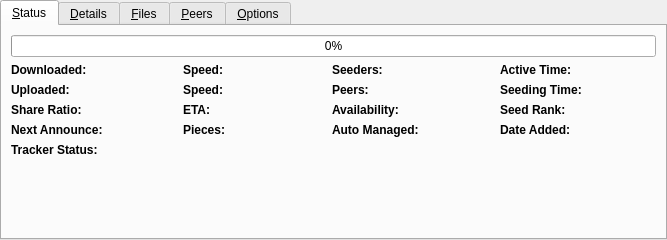
<?xml version="1.0" encoding="UTF-8"?>
<ui version="4.0">
 <author>Nikita Nemkin</author>
 <class>TorrentDetails</class>
 <widget class="TorrentDetails" name="TorrentDetails">
  <property name="geometry">
   <rect>
    <x>0</x>
    <y>0</y>
    <width>667</width>
    <height>240</height>
   </rect>
  </property>
  <property name="currentIndex">
   <number>0</number>
  </property>
  <widget class="QWidget" name="tab_status">
   <attribute name="icon">
    <iconset resource="../data/resources.qrc">
     <normaloff>:/icons/deluge/16x16/status/dialog-information.png</normaloff>:/icons/deluge/16x16/status/dialog-information.png</iconset>
   </attribute>
   <attribute name="title">
    <string>&amp;Status</string>
   </attribute>
   <layout class="QVBoxLayout" name="verticalLayout">
    <item>
     <widget class="TextProgressBar" name="progress_bar">
      <property name="maximum">
       <number>1000</number>
      </property>
      <property name="value">
       <number>0</number>
      </property>
      <property name="alignment">
       <set>Qt::AlignCenter</set>
      </property>
      <property name="textVisible">
       <bool>true</bool>
      </property>
      <property name="format">
       <string>%p%</string>
      </property>
     </widget>
    </item>
    <item>
     <layout class="QGridLayout" name="gridLayout">
      <item row="0" column="0">
       <widget class="QLabel" name="label">
        <property name="font">
         <font>
          <weight>75</weight>
          <bold>true</bold>
         </font>
        </property>
        <property name="text">
         <string>Downloaded:</string>
        </property>
       </widget>
      </item>
      <item row="1" column="0">
       <widget class="QLabel" name="label_2">
        <property name="font">
         <font>
          <weight>75</weight>
          <bold>true</bold>
         </font>
        </property>
        <property name="text">
         <string>Uploaded:</string>
        </property>
       </widget>
      </item>
      <item row="2" column="0">
       <widget class="QLabel" name="label_3">
        <property name="font">
         <font>
          <weight>75</weight>
          <bold>true</bold>
         </font>
        </property>
        <property name="text">
         <string>Share Ratio:</string>
        </property>
       </widget>
      </item>
      <item row="3" column="0">
       <widget class="QLabel" name="label_4">
        <property name="font">
         <font>
          <weight>75</weight>
          <bold>true</bold>
         </font>
        </property>
        <property name="text">
         <string>Next Announce:</string>
        </property>
       </widget>
      </item>
      <item row="4" column="0">
       <widget class="QLabel" name="label_5">
        <property name="font">
         <font>
          <weight>75</weight>
          <bold>true</bold>
         </font>
        </property>
        <property name="text">
         <string>Tracker Status:</string>
        </property>
       </widget>
      </item>
      <item row="0" column="1">
       <widget class="QLabel" name="status_total_downloaded">
        <property name="text">
         <string/>
        </property>
        <property name="textInteractionFlags">
         <set>Qt::LinksAccessibleByMouse|Qt::TextSelectableByMouse</set>
        </property>
       </widget>
      </item>
      <item row="0" column="2">
       <widget class="QLabel" name="label_7">
        <property name="font">
         <font>
          <weight>75</weight>
          <bold>true</bold>
         </font>
        </property>
        <property name="text">
         <string>Speed:</string>
        </property>
       </widget>
      </item>
      <item row="0" column="3">
       <widget class="QLabel" name="status_download_speed">
        <property name="text">
         <string/>
        </property>
        <property name="textInteractionFlags">
         <set>Qt::LinksAccessibleByMouse|Qt::TextSelectableByMouse</set>
        </property>
       </widget>
      </item>
      <item row="0" column="4">
       <widget class="QLabel" name="label_9">
        <property name="font">
         <font>
          <weight>75</weight>
          <bold>true</bold>
         </font>
        </property>
        <property name="text">
         <string>Seeders:</string>
        </property>
       </widget>
      </item>
      <item row="0" column="5">
       <widget class="QLabel" name="status_seeders">
        <property name="text">
         <string/>
        </property>
        <property name="textInteractionFlags">
         <set>Qt::LinksAccessibleByMouse|Qt::TextSelectableByMouse</set>
        </property>
       </widget>
      </item>
      <item row="0" column="6">
       <widget class="QLabel" name="label_11">
        <property name="font">
         <font>
          <weight>75</weight>
          <bold>true</bold>
         </font>
        </property>
        <property name="text">
         <string>Active Time:</string>
        </property>
       </widget>
      </item>
      <item row="0" column="7">
       <widget class="QLabel" name="status_active_time">
        <property name="text">
         <string/>
        </property>
        <property name="textInteractionFlags">
         <set>Qt::LinksAccessibleByMouse|Qt::TextSelectableByMouse</set>
        </property>
       </widget>
      </item>
      <item row="1" column="2">
       <widget class="QLabel" name="label_13">
        <property name="font">
         <font>
          <weight>75</weight>
          <bold>true</bold>
         </font>
        </property>
        <property name="text">
         <string>Speed:</string>
        </property>
       </widget>
      </item>
      <item row="2" column="2">
       <widget class="QLabel" name="label_14">
        <property name="font">
         <font>
          <weight>75</weight>
          <bold>true</bold>
         </font>
        </property>
        <property name="text">
         <string>ETA:</string>
        </property>
       </widget>
      </item>
      <item row="3" column="2">
       <widget class="QLabel" name="label_15">
        <property name="font">
         <font>
          <weight>75</weight>
          <bold>true</bold>
         </font>
        </property>
        <property name="text">
         <string>Pieces:</string>
        </property>
       </widget>
      </item>
      <item row="1" column="1">
       <widget class="QLabel" name="status_total_uploaded">
        <property name="text">
         <string/>
        </property>
        <property name="textInteractionFlags">
         <set>Qt::LinksAccessibleByMouse|Qt::TextSelectableByMouse</set>
        </property>
       </widget>
      </item>
      <item row="2" column="1">
       <widget class="QLabel" name="status_share_ratio">
        <property name="text">
         <string/>
        </property>
        <property name="textInteractionFlags">
         <set>Qt::LinksAccessibleByMouse|Qt::TextSelectableByMouse</set>
        </property>
       </widget>
      </item>
      <item row="3" column="1">
       <widget class="QLabel" name="status_next_announce">
        <property name="text">
         <string/>
        </property>
        <property name="textInteractionFlags">
         <set>Qt::LinksAccessibleByMouse|Qt::TextSelectableByMouse</set>
        </property>
       </widget>
      </item>
      <item row="1" column="4">
       <widget class="QLabel" name="label_19">
        <property name="font">
         <font>
          <weight>75</weight>
          <bold>true</bold>
         </font>
        </property>
        <property name="text">
         <string>Peers:</string>
        </property>
       </widget>
      </item>
      <item row="2" column="4">
       <widget class="QLabel" name="label_20">
        <property name="font">
         <font>
          <weight>75</weight>
          <bold>true</bold>
         </font>
        </property>
        <property name="text">
         <string>Availability:</string>
        </property>
       </widget>
      </item>
      <item row="3" column="4">
       <widget class="QLabel" name="label_21">
        <property name="font">
         <font>
          <weight>75</weight>
          <bold>true</bold>
         </font>
        </property>
        <property name="text">
         <string>Auto Managed:</string>
        </property>
       </widget>
      </item>
      <item row="1" column="6">
       <widget class="QLabel" name="label_22">
        <property name="font">
         <font>
          <weight>75</weight>
          <bold>true</bold>
         </font>
        </property>
        <property name="text">
         <string>Seeding Time:</string>
        </property>
       </widget>
      </item>
      <item row="2" column="6">
       <widget class="QLabel" name="label_23">
        <property name="font">
         <font>
          <weight>75</weight>
          <bold>true</bold>
         </font>
        </property>
        <property name="text">
         <string>Seed Rank:</string>
        </property>
       </widget>
      </item>
      <item row="3" column="6">
       <widget class="QLabel" name="label_24">
        <property name="font">
         <font>
          <weight>75</weight>
          <bold>true</bold>
         </font>
        </property>
        <property name="text">
         <string>Date Added:</string>
        </property>
       </widget>
      </item>
      <item row="1" column="3">
       <widget class="QLabel" name="status_upload_speed">
        <property name="text">
         <string/>
        </property>
        <property name="textInteractionFlags">
         <set>Qt::LinksAccessibleByMouse|Qt::TextSelectableByMouse</set>
        </property>
       </widget>
      </item>
      <item row="2" column="3">
       <widget class="QLabel" name="status_eta">
        <property name="text">
         <string/>
        </property>
        <property name="textInteractionFlags">
         <set>Qt::LinksAccessibleByMouse|Qt::TextSelectableByMouse</set>
        </property>
       </widget>
      </item>
      <item row="3" column="3">
       <widget class="QLabel" name="status_pieces">
        <property name="text">
         <string/>
        </property>
        <property name="textInteractionFlags">
         <set>Qt::LinksAccessibleByMouse|Qt::TextSelectableByMouse</set>
        </property>
       </widget>
      </item>
      <item row="1" column="5">
       <widget class="QLabel" name="status_peers">
        <property name="text">
         <string/>
        </property>
        <property name="textInteractionFlags">
         <set>Qt::LinksAccessibleByMouse|Qt::TextSelectableByMouse</set>
        </property>
       </widget>
      </item>
      <item row="2" column="5">
       <widget class="QLabel" name="status_availability">
        <property name="text">
         <string/>
        </property>
        <property name="textInteractionFlags">
         <set>Qt::LinksAccessibleByMouse|Qt::TextSelectableByMouse</set>
        </property>
       </widget>
      </item>
      <item row="3" column="5">
       <widget class="QLabel" name="status_auto_managed">
        <property name="text">
         <string/>
        </property>
        <property name="textInteractionFlags">
         <set>Qt::LinksAccessibleByMouse|Qt::TextSelectableByMouse</set>
        </property>
       </widget>
      </item>
      <item row="1" column="7">
       <widget class="QLabel" name="status_seed_time">
        <property name="text">
         <string/>
        </property>
        <property name="textInteractionFlags">
         <set>Qt::LinksAccessibleByMouse|Qt::TextSelectableByMouse</set>
        </property>
       </widget>
      </item>
      <item row="2" column="7">
       <widget class="QLabel" name="status_seed_rank">
        <property name="text">
         <string/>
        </property>
        <property name="textInteractionFlags">
         <set>Qt::LinksAccessibleByMouse|Qt::TextSelectableByMouse</set>
        </property>
       </widget>
      </item>
      <item row="3" column="7">
       <widget class="QLabel" name="status_date_added">
        <property name="text">
         <string/>
        </property>
        <property name="textInteractionFlags">
         <set>Qt::LinksAccessibleByMouse|Qt::TextSelectableByMouse</set>
        </property>
       </widget>
      </item>
      <item row="4" column="1" colspan="7">
       <widget class="QLabel" name="status_tracker_status">
        <property name="text">
         <string/>
        </property>
        <property name="textInteractionFlags">
         <set>Qt::LinksAccessibleByMouse|Qt::TextSelectableByMouse</set>
        </property>
       </widget>
      </item>
      <item row="5" column="0">
       <spacer name="verticalSpacer_2">
        <property name="orientation">
         <enum>Qt::Vertical</enum>
        </property>
        <property name="sizeHint" stdset="0">
         <size>
          <width>20</width>
          <height>40</height>
         </size>
        </property>
       </spacer>
      </item>
     </layout>
    </item>
   </layout>
  </widget>
  <widget class="QWidget" name="tab_details">
   <attribute name="icon">
    <iconset resource="../data/resources.qrc">
     <normaloff>:/icons/deluge/16x16/actions/document-properties.png</normaloff>:/icons/deluge/16x16/actions/document-properties.png</iconset>
   </attribute>
   <attribute name="title">
    <string>&amp;Details</string>
   </attribute>
   <layout class="QGridLayout" name="gridLayout_2">
    <property name="sizeConstraint">
     <enum>QLayout::SetDefaultConstraint</enum>
    </property>
    <item row="0" column="0">
     <widget class="QLabel" name="label_6">
      <property name="font">
       <font>
        <weight>75</weight>
        <bold>true</bold>
       </font>
      </property>
      <property name="text">
       <string>Name:</string>
      </property>
     </widget>
    </item>
    <item row="0" column="1">
     <widget class="QLabel" name="status_name">
      <property name="text">
       <string/>
      </property>
      <property name="textInteractionFlags">
       <set>Qt::LinksAccessibleByMouse|Qt::TextSelectableByMouse</set>
      </property>
     </widget>
    </item>
    <item row="1" column="0">
     <widget class="QLabel" name="label_10">
      <property name="font">
       <font>
        <weight>75</weight>
        <bold>true</bold>
       </font>
      </property>
      <property name="text">
       <string>Hash:</string>
      </property>
     </widget>
    </item>
    <item row="1" column="1">
     <widget class="QLabel" name="status_hash">
      <property name="text">
       <string/>
      </property>
      <property name="textInteractionFlags">
       <set>Qt::LinksAccessibleByMouse|Qt::TextSelectableByMouse</set>
      </property>
     </widget>
    </item>
    <item row="2" column="0">
     <widget class="QLabel" name="label_16">
      <property name="font">
       <font>
        <weight>75</weight>
        <bold>true</bold>
       </font>
      </property>
      <property name="text">
       <string>Path:</string>
      </property>
     </widget>
    </item>
    <item row="2" column="1">
     <widget class="QLabel" name="status_torrent_path">
      <property name="text">
       <string/>
      </property>
      <property name="textInteractionFlags">
       <set>Qt::LinksAccessibleByMouse|Qt::TextSelectableByMouse</set>
      </property>
     </widget>
    </item>
    <item row="3" column="0">
     <widget class="QLabel" name="label_17">
      <property name="font">
       <font>
        <weight>75</weight>
        <bold>true</bold>
       </font>
      </property>
      <property name="text">
       <string>Total Size:</string>
      </property>
     </widget>
    </item>
    <item row="3" column="1">
     <widget class="QLabel" name="status_total_size">
      <property name="text">
       <string/>
      </property>
      <property name="textInteractionFlags">
       <set>Qt::LinksAccessibleByMouse|Qt::TextSelectableByMouse</set>
      </property>
     </widget>
    </item>
    <item row="4" column="0">
     <widget class="QLabel" name="label_18">
      <property name="font">
       <font>
        <weight>75</weight>
        <bold>true</bold>
       </font>
      </property>
      <property name="text">
       <string># of files:</string>
      </property>
     </widget>
    </item>
    <item row="4" column="1">
     <widget class="QLabel" name="status_num_files">
      <property name="text">
       <string/>
      </property>
      <property name="textInteractionFlags">
       <set>Qt::LinksAccessibleByMouse|Qt::TextSelectableByMouse</set>
      </property>
     </widget>
    </item>
    <item row="5" column="0">
     <widget class="QLabel" name="label_26">
      <property name="font">
       <font>
        <weight>75</weight>
        <bold>true</bold>
       </font>
      </property>
      <property name="text">
       <string>Comments:</string>
      </property>
      <property name="alignment">
       <set>Qt::AlignLeading|Qt::AlignLeft|Qt::AlignTop</set>
      </property>
     </widget>
    </item>
    <item row="5" column="1">
     <widget class="QLabel" name="status_comments">
      <property name="text">
       <string/>
      </property>
      <property name="textInteractionFlags">
       <set>Qt::LinksAccessibleByMouse|Qt::TextSelectableByMouse</set>
      </property>
     </widget>
    </item>
    <item row="6" column="0">
     <widget class="QLabel" name="label_25">
      <property name="font">
       <font>
        <weight>75</weight>
        <bold>true</bold>
       </font>
      </property>
      <property name="text">
       <string>Status:</string>
      </property>
     </widget>
    </item>
    <item row="6" column="1">
     <widget class="QLabel" name="status_message">
      <property name="text">
       <string/>
      </property>
      <property name="textInteractionFlags">
       <set>Qt::LinksAccessibleByMouse|Qt::TextSelectableByMouse</set>
      </property>
     </widget>
    </item>
    <item row="7" column="0">
     <widget class="QLabel" name="label_32">
      <property name="font">
       <font>
        <weight>75</weight>
        <bold>true</bold>
       </font>
      </property>
      <property name="text">
       <string>Tracker:</string>
      </property>
     </widget>
    </item>
    <item row="7" column="1">
     <widget class="QLabel" name="status_tracker">
      <property name="text">
       <string/>
      </property>
      <property name="textInteractionFlags">
       <set>Qt::LinksAccessibleByMouse|Qt::TextSelectableByMouse</set>
      </property>
     </widget>
    </item>
    <item row="8" column="0">
     <spacer name="verticalSpacer">
      <property name="orientation">
       <enum>Qt::Vertical</enum>
      </property>
      <property name="sizeHint" stdset="0">
       <size>
        <width>20</width>
        <height>40</height>
       </size>
      </property>
     </spacer>
    </item>
    <item row="0" column="2">
     <spacer name="horizontalSpacer">
      <property name="orientation">
       <enum>Qt::Horizontal</enum>
      </property>
      <property name="sizeHint" stdset="0">
       <size>
        <width>40</width>
        <height>1</height>
       </size>
      </property>
     </spacer>
    </item>
   </layout>
  </widget>
  <widget class="QWidget" name="tab_files">
   <attribute name="icon">
    <iconset resource="../data/resources.qrc">
     <normaloff>:/icons/deluge/16x16/actions/edit-copy.png</normaloff>:/icons/deluge/16x16/actions/edit-copy.png</iconset>
   </attribute>
   <attribute name="title">
    <string>&amp;Files</string>
   </attribute>
   <layout class="QVBoxLayout" name="verticalLayout_2">
    <property name="margin">
     <number>0</number>
    </property>
    <item>
     <widget class="FileView" name="tree_files">
      <property name="selectionMode">
       <enum>QAbstractItemView::ExtendedSelection</enum>
      </property>
      <property name="uniformRowHeights">
       <bool>true</bool>
      </property>
      <property name="sortingEnabled">
       <bool>true</bool>
      </property>
      <property name="allColumnsShowFocus">
       <bool>true</bool>
      </property>
      <column>
       <property name="text">
        <string notr="true">1</string>
       </property>
      </column>
     </widget>
    </item>
   </layout>
  </widget>
  <widget class="QWidget" name="tab_peers">
   <attribute name="icon">
    <iconset resource="../data/resources.qrc">
     <normaloff>:/icons/deluge/16x16/places/network-workgroup.png</normaloff>:/icons/deluge/16x16/places/network-workgroup.png</iconset>
   </attribute>
   <attribute name="title">
    <string>&amp;Peers</string>
   </attribute>
   <layout class="QVBoxLayout" name="verticalLayout_3">
    <property name="margin">
     <number>0</number>
    </property>
    <item>
     <widget class="PeerView" name="tree_peers">
      <property name="rootIsDecorated">
       <bool>false</bool>
      </property>
      <property name="uniformRowHeights">
       <bool>true</bool>
      </property>
      <property name="sortingEnabled">
       <bool>true</bool>
      </property>
      <property name="allColumnsShowFocus">
       <bool>true</bool>
      </property>
      <column>
       <property name="text">
        <string notr="true">1</string>
       </property>
      </column>
     </widget>
    </item>
   </layout>
  </widget>
  <widget class="TorrentOptions" name="tab_options">
   <property name="enabled">
    <bool>false</bool>
   </property>
   <attribute name="icon">
    <iconset resource="../data/resources.qrc">
     <normaloff>:/icons/deluge/16x16/categories/preferences-desktop.png</normaloff>:/icons/deluge/16x16/categories/preferences-desktop.png</iconset>
   </attribute>
   <attribute name="title">
    <string>&amp;Options</string>
   </attribute>
  </widget>
 </widget>
 <customwidgets>
  <customwidget>
   <class>TorrentDetails</class>
   <extends>QTabWidget</extends>
   <header location="global">deluge_qt.torrent_details</header>
   <container>1</container>
  </customwidget>
  <customwidget>
   <class>PeerView</class>
   <extends>QTreeWidget</extends>
   <header location="global">deluge_qt.peer_view</header>
  </customwidget>
  <customwidget>
   <class>FileView</class>
   <extends>QTreeWidget</extends>
   <header location="global">deluge_qt.file_view</header>
  </customwidget>
  <customwidget>
   <class>TextProgressBar</class>
   <extends>QProgressBar</extends>
   <header location="global">deluge_qt.ui_tools</header>
  </customwidget>
  <customwidget>
   <class>TorrentOptions</class>
   <extends>QWidget</extends>
   <header location="global">deluge_qt.torrent_options</header>
   <container>1</container>
  </customwidget>
 </customwidgets>
 <resources>
  <include location="../data/resources.qrc"/>
 </resources>
 <connections/>
</ui>
